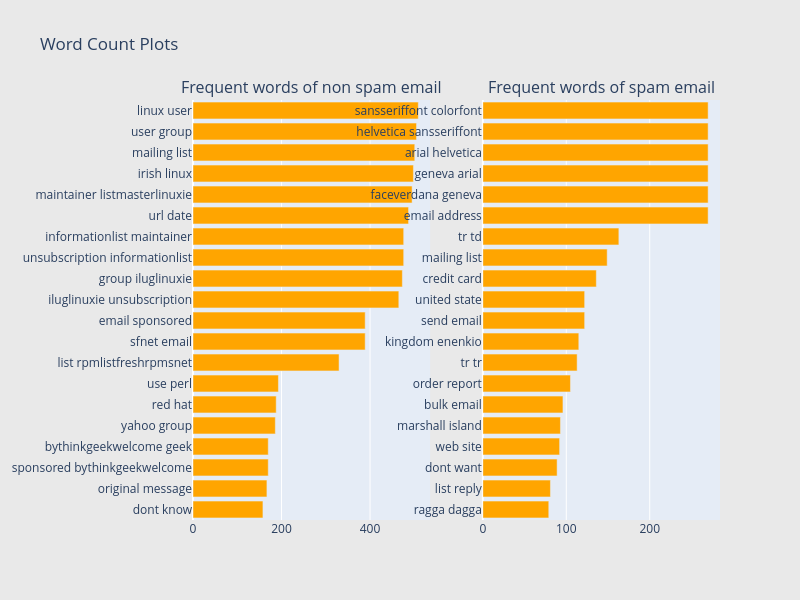

The notebook cell saved with this chart:
### Markdown cell above
# Visualizing using bar chart

### Code cell
from plotly.subplots import make_subplots
import IPython
import pandas as pd
import plotly.graph_objs as go
from collections import defaultdict
import plotly.offline as py

def configure_plotly_browser_state():
    display(IPython.core.display.HTML('''
        <script src="/static/components/requirejs/require.js"></script>
        <script>
          requirejs.config({
            paths: {
              base: '/static/base',
              plotly: 'https://cdn.plot.ly/plotly-latest.min.js?noext',
            },
          });
        </script>
    '''))

def generate_ngrams(text, n_gram=1):
    token = [token for token in text.lower().split(" ") if token != "" if token not in STOPWORDS]
    ngrams = zip(*[token[i:] for i in range(n_gram)])
    return [" ".join(ngram) for ngram in ngrams]

def horizontal_bar_chart(df, color):
    trace = go.Bar(
        y=df["word"].values[::-1],
        x=df["wordcount"].values[::-1],
        showlegend=False,
        orientation='h',
        marker=dict(
            color=color,
        ),
    )
    return trace

def visualize_in_bar_chart(word_count=1):
    ## Get the bar chart from sincere questions ##
    freq_dict = defaultdict(int)
    for sent in non_spam_email:
        for word in generate_ngrams(sent, word_count):
            freq_dict[word] += 1
    fd_sorted = pd.DataFrame(sorted(freq_dict.items(), key=lambda x: x[1])[::-1])
    fd_sorted.columns = ["word", "wordcount"]
    trace0 = horizontal_bar_chart(fd_sorted.head(20), 'orange')

    ## Get the bar chart from insincere questions ##
    freq_dict = defaultdict(int)
    for sent in spam_email:
        for word in generate_ngrams(sent, word_count):
            freq_dict[word] += 1
    fd_sorted = pd.DataFrame(sorted(freq_dict.items(), key=lambda x: x[1])[::-1])
    fd_sorted.columns = ["word", "wordcount"]
    trace1 = horizontal_bar_chart(fd_sorted.head(20), 'orange')

    # Creating two subplots
    fig = make_subplots(rows=1, cols=2, vertical_spacing=0.04,
                        subplot_titles=["Frequent words of non spam email",
                                        "Frequent words of spam email"])
    fig.append_trace(trace0, 1, 1)
    fig.append_trace(trace1, 1, 2)
    fig['layout'].update(height=600, width=800, paper_bgcolor='rgb(233,233,233)', title="Word Count Plots")
    py.iplot(fig, filename='word-plots')
    configure_plotly_browser_state()

visualize_in_bar_chart(2)

### Figure 1 — Plotly figure (JSON) as saved in the notebook; plotly's stock layout.template omitted (floating-point values rounded to 4 significant figures)
{"data": [{"marker": {"color": "orange"}, "orientation": "h", "showlegend": false, "type": "bar", "x": [158, 167, 170, 170, 186, 188, 193, 330, 389, 389, 465, 473, 476, 476, 487, 495, 498, 501, 505, 509], "xaxis": "x", "y": ["dont know", "original message", "sponsored bythinkgeekwelcome", "bythinkgeekwelcome geek", "yahoo group", "red hat", "use perl", "list rpmlistfreshrpmsnet", "sfnet email", "email sponsored", "iluglinuxie unsubscription", "group iluglinuxie", "unsubscription informationlist", "informationlist maintainer", "url date", "maintainer listmasterlinuxie", "irish linux", "mailing list", "user group", "linux user"], "yaxis": "y"}, {"marker": {"color": "orange"}, "orientation": "h", "showlegend": false, "type": "bar", "x": [79, 81, 89, 92, 93, 96, 105, 113, 115, 122, 122, 136, 149, 163, 270, 270, 270, 270, 270, 270], "xaxis": "x2", "y": ["ragga dagga", "list reply", "dont want", "web site", "marshall island", "bulk email", "order report", "tr tr", "kingdom enenkio", "send email", "united state", "credit card", "mailing list", "tr td", "email address", "faceverdana geneva", "geneva arial", "arial helvetica", "helvetica sansseriffont", "sansseriffont colorfont"], "yaxis": "y2"}], "layout": {"annotations": [{"font": {"size": 16}, "showarrow": false, "text": "Frequent words of non spam email", "x": 0.225, "xanchor": "center", "xref": "paper", "y": 1, "yanchor": "bottom", "yref": "paper"}, {"font": {"size": 16}, "showarrow": false, "text": "Frequent words of spam email", "x": 0.775, "xanchor": "center", "xref": "paper", "y": 1, "yanchor": "bottom", "yref": "paper"}], "height": 600, "paper_bgcolor": "rgb(233,233,233)", "title": {"text": "Word Count Plots"}, "width": 800, "xaxis": {"anchor": "y", "domain": [0, 0.45]}, "xaxis2": {"anchor": "y2", "domain": [0.55, 1]}, "yaxis": {"anchor": "x", "domain": [0, 1]}, "yaxis2": {"anchor": "x2", "domain": [0, 1]}}}
